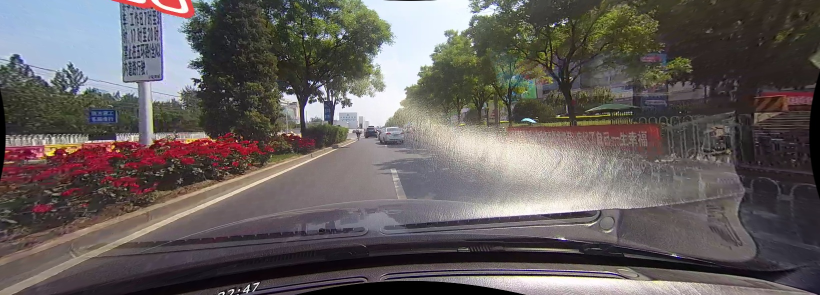
#> input picture LaneDetection/data/dev/hlight/driver_37_30frame_05181432_0203.MP4_01470.jpg, 1640 x 590 px (shown at 1/2 size); its folder holds only this picture in this run
$ python -i proposed.py   (imports and definitions only)
#> lines starting #> are read from the running program, lines starting #| are printed output that depends on the picture; after the words box and inside, x2 and y2 are one past the last pixel; in counts of white or black regions, pixels touching at a corner belong together
### LaneDetection/config.py
import os
from dataclasses import dataclass
from pathlib import Path

ROOT = Path(__file__).resolve().parent
DATA_ROOT = ROOT / "data"


def resolve_data_path(path):
    candidate = Path(path)
    if not candidate.is_absolute():
        candidate = ROOT / candidate

    resolved = candidate.resolve()
    data_root = DATA_ROOT.resolve()
    try:
        resolved.relative_to(data_root)
    except ValueError:
        raise ValueError(f"Data paths must stay inside {data_root}: {resolved}") from None
    return resolved


DATA = resolve_data_path(os.environ.get("LANE_DATA") or DATA_ROOT)
RESULTS = ROOT / "results"


def _tiers():
    d = DATA / "eval"
    found = [x.name for x in d.iterdir() if x.is_dir()] if d.exists() else []
    for order in (["normal", "hlight", "shadow"], ["light", "medium", "heavy"]):
        if found and set(found) <= set(order):
            return [t for t in order if t in found]
    return sorted(found) or ["normal", "hlight", "shadow"]


TIERS = _tiers()

SCALE = 0.5
ROI_TOP = 0.45
ROI_BOTTOM = 1.0
ROI_X = (0.30, 0.70)
LANE_W = 30
IOU_THRESH = 0.5
MAX_LANES = 4
MIN_HORIZ_DEG = 25
DEDUP = 0.04


@dataclass
class Params:

    b_lo: int = 50
    b_hi: int = 150
    b_thresh: int = 40

    use_norm: bool = True
    use_vote: bool = True
    sigma: float = 1.5
    radius: int = 15
    thr_scale: float = 1.0
    delta: float = 10.0
    smooth: float = 1.0
    peak_nms: int = 3
    p_roi_top: float = 0.45
    p_roi_x_left: float = 0.3
    p_roi_x_right: float = 0.7

### LaneDetection/utils.py
import csv
import json
import re
from collections import namedtuple
from dataclasses import asdict
from pathlib import Path
import time
import cv2
import numpy as np
from scipy.optimize import linear_sum_assignment
from scipy.ndimage import gaussian_filter
import config as cfg

Item = namedtuple("Item", "tier path gray gt")


def roi_mask(shape, top=None, x=None):
#> called with shape = (590, 1640), top = 0.45, x = (0.3, 0.7)
    H, W = shape
    top = cfg.ROI_TOP if top is None else top
    x = cfg.ROI_X if x is None else x
    m = np.zeros(shape, np.uint8)
    yb = cfg.ROI_BOTTOM * H
    pts = np.array([[0, yb], [W - 1, yb], [x[1] * W, top * H], [x[0] * W, top * H]], np.int32)
    cv2.fillPoly(m, [pts], 1)
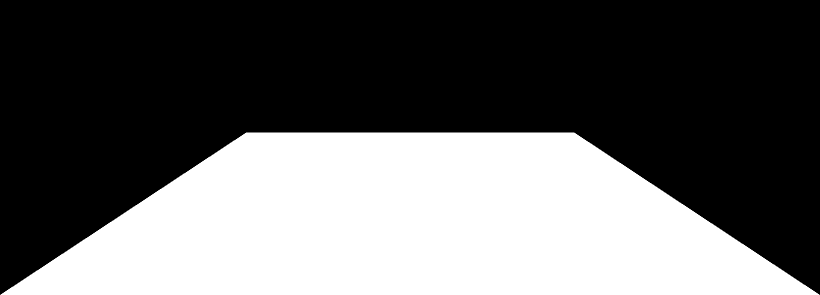
#> m: shape (590, 1640) (shown at 1/2 size); values 0 (black) and 1 (white), 38.6% white; 1 white region, box (x1, y1, x2, y2) and area: (1, 265, 1639, 590) 373104
    return m.astype(bool)


def line_x(rho, th, y):
    c = np.cos(th)
    return (rho - y * np.sin(th)) / c if abs(c) > 1e-6 else np.nan


def postprocess_lines(lines, shape):
    H, W = shape
    kept, kx = [], []
    for rho, th, sc in sorted(lines, key=lambda t: -t[2]):
        if abs(th - np.pi / 2) < np.deg2rad(cfg.MIN_HORIZ_DEG) or abs(np.cos(th)) < 1e-3:
            continue
        xb = line_x(rho, th, 0.9 * H)
        if any(abs(xb - x) < cfg.DEDUP * W for x in kx):
            continue
        kept.append((float(rho), float(th), float(sc)))
        kx.append(xb)
        if len(kept) == cfg.MAX_LANES:
            break
    return kept


def _images(folder):
    return sorted(p for p in Path(folder).rglob("*")
                  if p.suffix.lower() in {".jpg", ".jpeg", ".png"} and p.with_name(p.stem + ".lines.txt").exists())


# [75 lines left out: functions _read, load_items, _mask, match_lanes, evaluate, not called in this run]


def evaluate_by_tier(fn, items):
    return {t: evaluate(fn, [i for i in items if i.tier == t]) for t in dict.fromkeys(i.tier for i in items)}


# [37 lines left out: functions illum_stats, write_table, figures_dir, overlay, not called in this run]


def load_params():
    f = cfg.RESULTS / "best_params.json"
    return cfg.Params(**json.loads(f.read_text())) if f.exists() else cfg.Params()


def save_params(p):
    cfg.RESULTS.mkdir(exist_ok=True)
    (cfg.RESULTS / "best_params.json").write_text(json.dumps(asdict(p), indent=2))


# [4 lines left out: function video_id, not called in this run]

### LaneDetection/proposed.py
import numpy as np
from scipy import ndimage as ndi
from scipy.ndimage import gaussian_filter
import config as cfg
from utils import roi_mask, postprocess_lines


def integral_image(a):
    a = np.asarray(a, np.float64)
    S = np.zeros((a.shape[0] + 1, a.shape[1] + 1))
    S[1:, 1:] = a.cumsum(0).cumsum(1)
    return S


def local_mean(a, radius):
    w = 2 * radius + 1
    S = integral_image(np.pad(np.asarray(a, np.float64), radius, mode="edge"))
    return (S[w:, w:] - S[:-w, w:] - S[w:, :-w] + S[:-w, :-w]) / (w * w)


def illumination_norm(gray, normalize=True, sigma=1.5, radius=15):
    f = gaussian_filter(gray.astype(np.float64), sigma) if sigma > 0 else gray.astype(np.float64)
    if normalize:
        f = f / (local_mean(f, radius) + 1.0)
    return f


THR_NORM = (0.05, 0.12)
THR_RAW = (10.0, 30.0)


def sobel(f):
    p = np.pad(f, 1, mode="edge")
    gx = (p[:-2, 2:] + 2 * p[1:-1, 2:] + p[2:, 2:]) - (p[:-2, :-2] + 2 * p[1:-1, :-2] + p[2:, :-2])
    gy = (p[2:, :-2] + 2 * p[2:, 1:-1] + p[2:, 2:]) - (p[:-2, :-2] + 2 * p[:-2, 1:-1] + p[:-2, 2:])
    return gx / 8.0, gy / 8.0


def non_max_suppression(mag, gx, gy):
    H, W = mag.shape
#> H = 590; W = 1640
    ang = np.arctan2(gy, gx) % np.pi
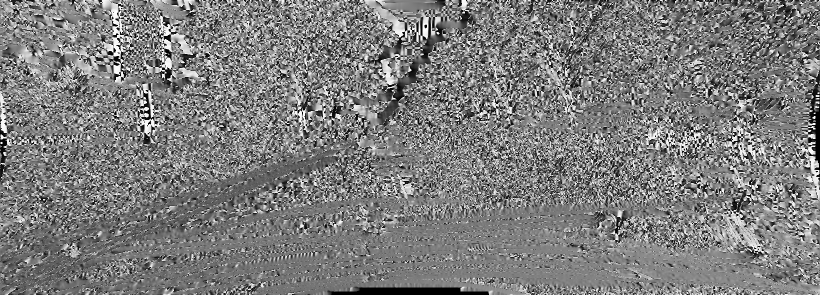
#> ang: shape (590, 1640) float64 (shown at 1/2 size); min 0, max 3.14, mean 1.54; drawn with min black and max white
    sec = (((ang + np.pi / 8) // (np.pi / 4)) % 4).astype(int)
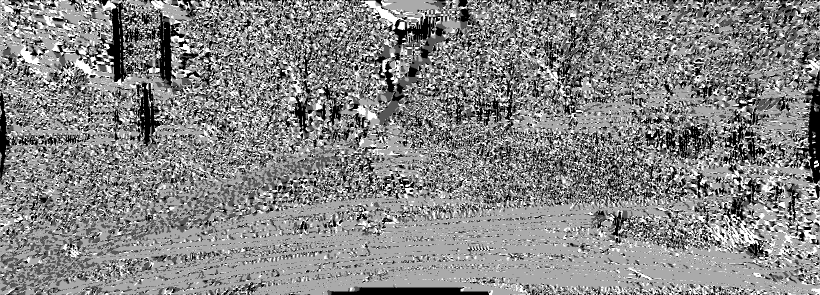
#> sec: shape (590, 1640) int64 (shown at 1/2 size); min 0, max 3, mean 1.58; drawn with min black and max white
    mp = np.pad(mag, 1)
    sh = lambda dy, dx: mp[1 + dy:1 + dy + H, 1 + dx:1 + dx + W]
    c = [sec == 0, sec == 1, sec == 2]
    n1 = np.select(c, [sh(0, 1), sh(1, 1), sh(1, 0)], sh(1, -1))
    n2 = np.select(c, [sh(0, -1), sh(-1, -1), sh(-1, 0)], sh(-1, 1))
    return (mag >= n1) & (mag >= n2)
#> returned value: shape (590, 1640) bool; 22.4% white in thin lines or dots


def hysteresis(nms, mag, lo, hi):
#> called with lo = 0.05, hi = 0.12
    lab, _ = ndi.label(nms & (mag >= lo), structure=np.ones((3, 3)))
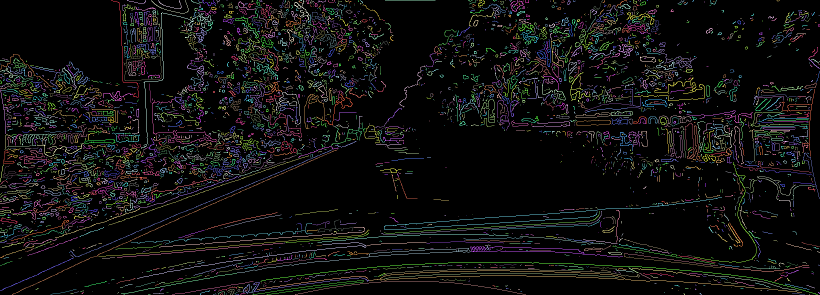
#> lab: shape (590, 1640) int32 (shown at 1/2 size); 4472 distinct labels, from 0 to 4471; one colour per label, 0 black
    ok = np.unique(lab[nms & (mag >= hi)])
#> ok = 1062 values from 1 to 4469
    return np.isin(lab, ok[ok > 0])
#> returned value: shape (590, 1640) bool; 6.8% white in thin lines or dots


def canny_adaptive(f, roi, normalized=True, thr_scale=1.0):
    gx, gy = sobel(f)
    mag = np.hypot(gx, gy)
    lo, hi = THR_NORM if normalized else THR_RAW
    edges = hysteresis(non_max_suppression(mag, gx, gy), mag, lo * thr_scale, hi * thr_scale) & roi
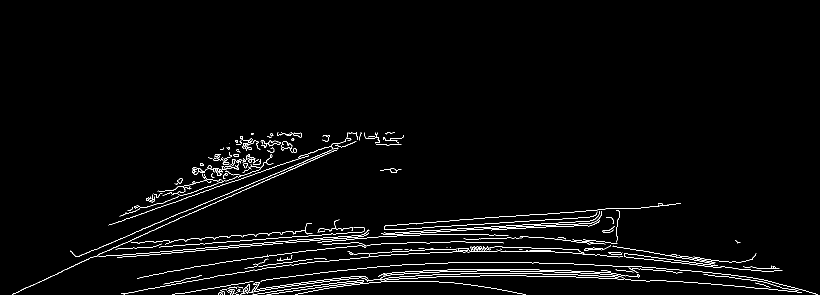
#> edges: shape (590, 1640) bool (shown at 1/2 size); 2.1% white in thin lines or dots, all inside (x1, y1, x2, y2) = (24, 265, 1635, 590)
    return edges, np.arctan2(gy, gx) % np.pi, mag


def hough_vote(edges, gdir, d_rho=2.0, d_theta=1.0, delta=10.0, vote=True):
#> called with d_rho = 2, d_theta = 1, delta = 10, vote = True
    H, W = edges.shape
#> H = 590; W = 1640
    n_th = int(round(180 / d_theta))
    dth = np.pi / n_th
    nh = int(np.ceil(np.hypot(H, W) / d_rho))
#> nh = 872
    n_rho = 2 * nh + 1
#> n_rho = 1745
    ys, xs = np.nonzero(edges)
    A = np.zeros(n_rho * n_th)
    for s in range(0, len(xs), 20000):
        x = xs[s:s + 20000, None].astype(float)
        y = ys[s:s + 20000, None].astype(float)
        if vote:
            m = int(np.ceil(np.deg2rad(delta) / dth))
            tg = gdir[ys[s:s + 20000], xs[s:s + 20000]]
            idx = np.round(tg / dth).astype(int)[:, None] + np.arange(-m, m + 1)[None, :]
        else:
            idx = np.broadcast_to(np.arange(n_th), (x.shape[0], n_th))
        th = idx * dth
        rho = x * np.cos(th) + y * np.sin(th)
        rho = np.where((idx < 0) | (idx >= n_th), -rho, rho)
        idx = idx % n_th
        ri = np.round(rho / d_rho).astype(int) + nh
        ok = (ri >= 0) & (ri < n_rho)
        A += np.bincount(ri[ok] * n_th + idx[ok], minlength=n_rho * n_th)
#> this loop made 2 passes
#> (s, m) on pass 2: (20000, 10)
#> m on pass 1: 10
    return A.reshape(n_rho, n_th)
#> returned value: shape (1745, 180) float64


def find_peaks(A, d_rho=2.0, d_theta=1.0, n_peaks=16, smooth=1.0, nms=6, rel=0.1, min_votes=6.0, min_horiz_deg=0.0):
#> called with d_rho = 2, d_theta = 1, n_peaks = 16, smooth = 1, nms = 3, rel = 0.1, min_votes = 6, min_horiz_deg = 25
    P = int(np.ceil(3 * smooth)) + nms
#> P = 6
    Ap = np.concatenate([A[::-1, -P:], A, A[::-1, :P]], axis=1)
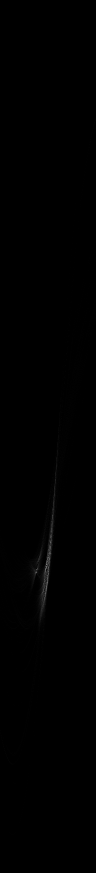
#> Ap: shape (1745, 192) float64 (shown at 1/2 size); min 0, max 683, mean 1.3; drawn with min black and max white
    S = ndi.gaussian_filter(Ap, smooth) if smooth > 0 else Ap
#> S: shape (1745, 192) float64
    ok = (S == ndi.maximum_filter(S, size=2 * nms + 1)) & (S >= max(min_votes, rel * S.max()))
#> ok: shape (1745, 192) bool; 0.01% white in thin lines or dots, all inside (x1, y1, x2, y2) = (72, 903, 115, 1222)
    S, ok = S[:, P:-P], ok[:, P:-P]
#> S: shape (1745, 180) float64
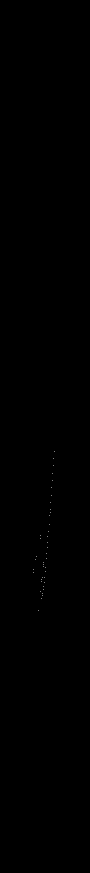
#> ok: shape (1745, 180) bool (shown at 1/2 size); 0.01% white in thin lines or dots, all inside (x1, y1, x2, y2) = (66, 903, 109, 1222)
    th = np.arange(A.shape[1]) * np.deg2rad(d_theta)
#> th = 180 values from 0 to 3.12
    ok = ok & (np.abs(th - np.pi / 2) >= np.deg2rad(min_horiz_deg))[None, :]
#> ok: shape (1745, 180) bool; every value is 0
    ys, xs = np.nonzero(ok)
#> ys = empty array; xs = empty array
    nh = A.shape[0] // 2
#> nh = 872
    order = np.argsort(-S[ys, xs])[:n_peaks]
#> order = empty array
    return [((ys[i] - nh) * d_rho, xs[i] * np.deg2rad(d_theta), float(S[ys[i], xs[i]])) for i in order]


def hough_gradient(edges, gdir, vote=True, delta=10.0, smooth=1.0, d_rho=2.0, d_theta=1.0, min_horiz_deg=0.0, nms=6):
    A = hough_vote(edges, gdir, d_rho, d_theta, delta, vote)
    return find_peaks(A, d_rho, d_theta, smooth=smooth, nms=nms, min_horiz_deg=min_horiz_deg), A


def run_proposed(gray, p=None, debug=False):
    p = p or cfg.Params()
    roi = roi_mask(gray.shape, top=p.p_roi_top, x=(p.p_roi_x_left, p.p_roi_x_right))
    f = illumination_norm(gray, p.use_norm, p.sigma, p.radius)
    edges, gdir, mag = canny_adaptive(f, roi, p.use_norm, p.thr_scale)
    peaks, A = hough_gradient(edges, gdir, p.use_vote, p.delta, p.smooth,
                              min_horiz_deg=cfg.MIN_HORIZ_DEG, nms=p.peak_nms)
#> peaks = []
    lines = postprocess_lines(peaks, gray.shape)
#> lines = []
    return (lines, dict(edges=edges, norm=f, mag=mag, A=A)) if debug else lines

>>> import cv2
>>> picture = cv2.imread('data/dev/hlight/driver_37_30frame_05181432_0203.MP4_01470.jpg', cv2.IMREAD_GRAYSCALE)
>>> result = run_proposed(picture)
#> result = []

$ run again, on LaneDetection/data/dev/hlight/driver_37_30frame_05181432_0203.MP4_01650.jpg
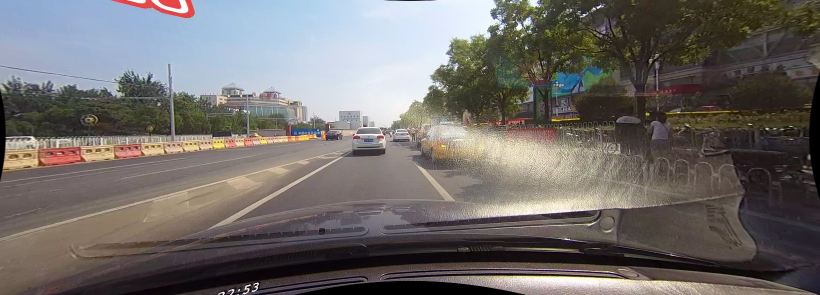
#> input picture LaneDetection/data/dev/hlight/driver_37_30frame_05181432_0203.MP4_01650.jpg, 1640 x 590 px (shown at 1/2 size)
#> in non_max_suppression, `return (mag >= n1) & (mag >= n2)`:
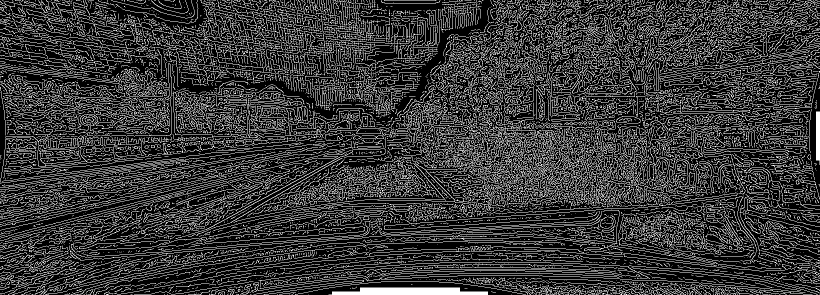
#> returned value: shape (590, 1640) bool (shown at 1/2 size); 22.3% white in thin lines or dots
#> lab: shape (590, 1640) int32; 3382 distinct labels, from 0 to 3381
#> in hysteresis, `ok = np.unique(lab[nms & (mag >= hi)])`: ok = 718 values from 1 to 3378
#> in canny_adaptive, `edges = hysteresis(non_max_suppression(mag, gx, gy), mag, lo * thr_sca..`:
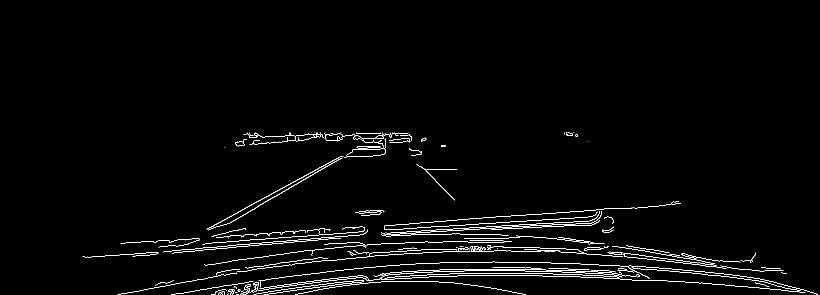
#> edges: shape (590, 1640) bool (shown at 1/2 size); 1.8% white in thin lines or dots, all inside (x1, y1, x2, y2) = (165, 265, 1636, 590)
#> in hough_vote, `ys, xs = np.nonzero(edges)`: ys = 17823 values from 265 to 589; xs = 17823 values, max 1635 at index 17822, min 165 at index 10034, mean 872.5
#> the loop in hough_vote, `for s in range(0, len(xs), 20000):` made 1 pass
#> m on pass 1: 10
#> P = 6
#> in find_peaks, `ys, xs = np.nonzero(ok)`: ys = [1173, 1183]; xs = [61, 58]
#> order = [0, 1]
#> peaks = [(602, 1.06, 93.24), (622, 1.01, 77.9)]
#> the loop in postprocess_lines, `for rho, th, sc in sorted(lines, key=lambda t: -t[2]):` made 2 passes
#> (rho, th, sc, c in line_x, xb) on passes 1 to 2: (602, 1.06, 93.24, 0.485, 283.8), (622, 1.01, 77.9, 0.53, 324)
#> after the loop in postprocess_lines, `for rho, th, sc in sorted(lines, key=lambda t: -t[2]):`: kept = [(602, 1.06, 93.24)]; kx = [283.8]
#> lines = [(602, 1.06, 93.24)]

$ run again, on LaneDetection/data/dev/hlight/driver_37_30frame_05181432_0203.MP4_02220.jpg
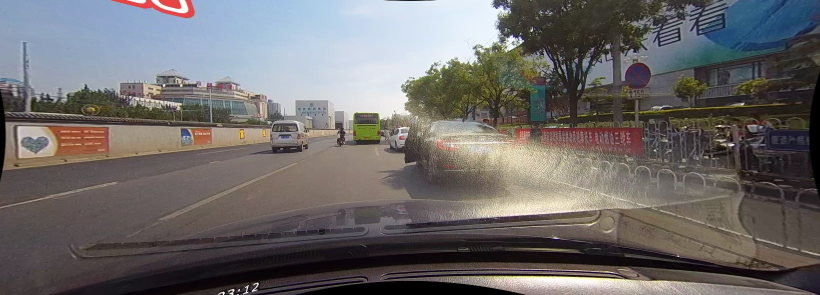
#> input picture LaneDetection/data/dev/hlight/driver_37_30frame_05181432_0203.MP4_02220.jpg, 1640 x 590 px (shown at 1/2 size)
#> in non_max_suppression, `return (mag >= n1) & (mag >= n2)`:
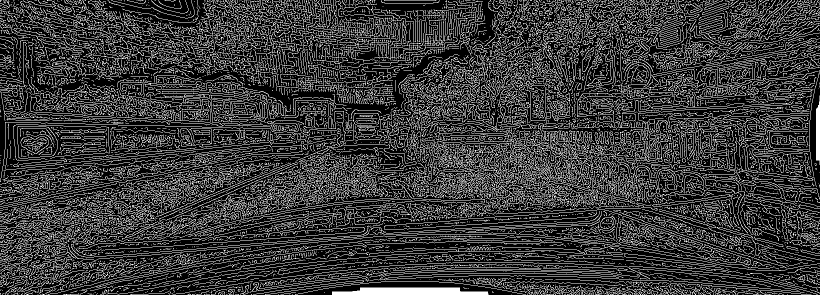
#> returned value: shape (590, 1640) bool (shown at 1/2 size); 22.9% white in thin lines or dots
#> lab: shape (590, 1640) int32; 2853 distinct labels, from 0 to 2852
#> in hysteresis, `ok = np.unique(lab[nms & (mag >= hi)])`: ok = 655 values from 1 to 2849
#> in canny_adaptive, `edges = hysteresis(non_max_suppression(mag, gx, gy), mag, lo * thr_sca..`:
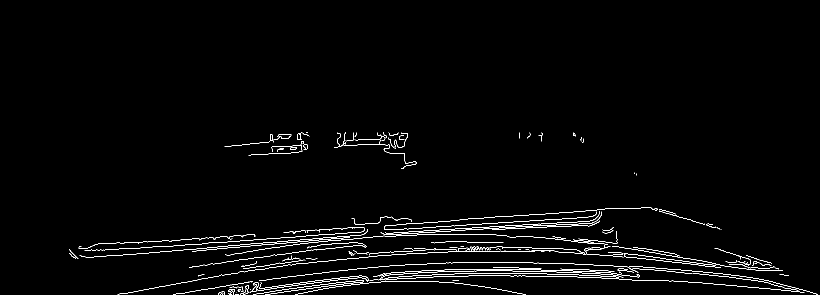
#> edges: shape (590, 1640) bool (shown at 1/2 size); 1.8% white in thin lines or dots, all inside (x1, y1, x2, y2) = (138, 265, 1635, 590)
#> in hough_vote, `ys, xs = np.nonzero(edges)`: ys = 17017 values from 265 to 589; xs = 17017 values, max 1634 at index 16999, min 138 at index 8484, mean 885
#> the loop in hough_vote, `for s in range(0, len(xs), 20000):` made 1 pass
#> m on pass 1: 10
#> P = 6
#> in find_peaks, `ys, xs = np.nonzero(ok)`: ys = empty array
#> peaks = []
